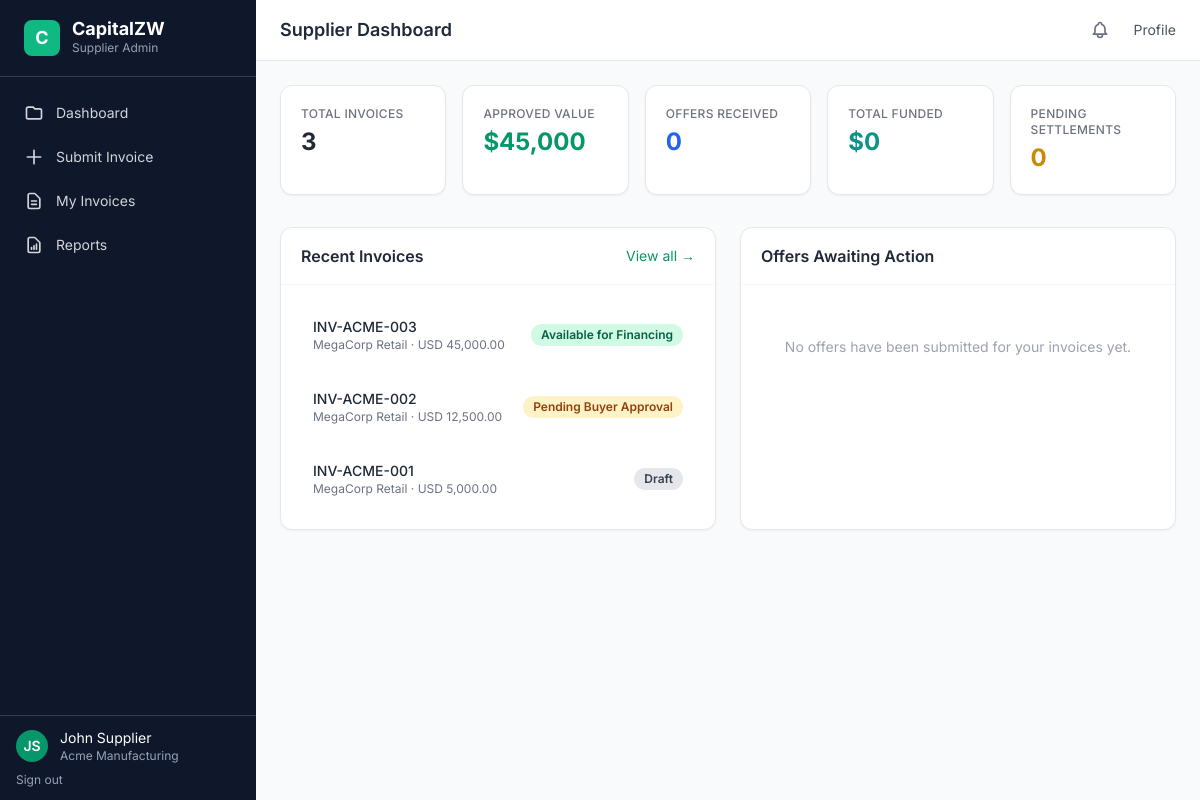
/dashboard/supplier/ (signed in), run on the app's committed database.
### apps/accounts/models.py (models this page shows, shortened)
class User(AbstractBaseUser, PermissionsMixin):
    ROLE_CHOICES = settings.USER_ROLES
    id = models.UUIDField(primary_key=True, default=uuid.uuid4, editable=False)
    organisation = models.ForeignKey(
        'organisations.Organisation', on_delete=models.SET_NULL,
        null=True, blank=True, related_name='users'
    )
    first_name = models.CharField(max_length=150)
    last_name = models.CharField(max_length=150)
    email = models.EmailField(unique=True)
    phone = models.CharField(max_length=20, blank=True)
    role = models.CharField(max_length=30, choices=ROLE_CHOICES, default='supplier_user')
    is_active = models.BooleanField(default=False)
    is_staff = models.BooleanField(default=False)
    is_email_verified = models.BooleanField(default=False)
    last_login_at = models.DateTimeField(null=True, blank=True)
    created_at = models.DateTimeField(auto_now_add=True)
    updated_at = models.DateTimeField(auto_now=True)
    objects = UserManager()
    USERNAME_FIELD = 'email'
    REQUIRED_FIELDS = ['first_name', 'last_name']
    class Meta:
        ordering = ['-created_at']
        verbose_name = 'User'
        verbose_name_plural = 'Users'
    @property
    def full_name(self):
        return f"{self.first_name} {self.last_name}"
    @property
    def is_supplier(self):
        return self.role in settings.SUPPLIER_ROLES

### apps/organisations/models.py (models this page shows, shortened)
class Organisation(models.Model):
    TYPE_CHOICES = [
        ('supplier', 'Supplier'),
        ('buyer', 'Buyer'),
        ('financier', 'Financier'),
        ('platform', 'Platform'),
        ('partner', 'Partner'),
    ]
    STATUS_CHOICES = [
        ('pending', 'Pending'),
        ('approved', 'Approved'),
        ('rejected', 'Rejected'),
        ('suspended', 'Suspended'),
    ]
    RISK_CHOICES = [
        ('low', 'Low'),
        ('medium', 'Medium'),
        ('high', 'High'),
        ('unrated', 'Unrated'),
    ]
    id = models.UUIDField(primary_key=True, default=uuid.uuid4, editable=False)
    name = models.CharField(max_length=255)
    trading_name = models.CharField(max_length=255, blank=True)
    organisation_type = models.CharField(max_length=20, choices=TYPE_CHOICES)
    registration_number = models.CharField(max_length=100, blank=True)
    tax_number = models.CharField(max_length=100, blank=True)
    sector = models.CharField(max_length=100, blank=True)
    country = models.CharField(max_length=100, default='Zimbabwe')
    city = models.CharField(max_length=100, blank=True)
    address = models.TextField(blank=True)
    contact_email = models.EmailField(blank=True)
    contact_phone = models.CharField(max_length=20, blank=True)
    status = models.CharField(max_length=20, choices=STATUS_CHOICES, default='pending')
    risk_rating = models.CharField(max_length=20, choices=RISK_CHOICES, default='unrated')
    created_at = models.DateTimeField(auto_now_add=True)
    updated_at = models.DateTimeField(auto_now=True)
    class Meta:
        ordering = ['name']

### apps/invoices/models.py (models this page shows, shortened)
class Invoice(models.Model):
    STATUS_CHOICES = [
        ('draft', 'Draft'),
        ('submitted', 'Submitted'),
        ('pending_buyer_approval', 'Pending Buyer Approval'),
        ('clarification_requested', 'Clarification Requested'),
        ('approved_by_buyer', 'Approved by Buyer'),
        ('available_for_financing', 'Available for Financing'),
        ('offer_received', 'Offer Received'),
        ('offer_accepted', 'Offer Accepted'),
        ('settlement_pending', 'Settlement Pending'),
        ('settled', 'Settled'),
        ('repayment_pending', 'Repayment Pending'),
        ('repaid', 'Repaid'),
        ('closed', 'Closed'),
        ('rejected', 'Rejected'),
        ('disputed', 'Disputed'),
        ('cancelled', 'Cancelled'),
        ('expired', 'Expired'),
    ]
    CURRENCY_CHOICES = [
        ('USD', 'US Dollar'),
        ('ZWG', 'Zimbabwe Gold'),
        ('ZAR', 'South African Rand'),
        ('GBP', 'British Pound'),
        ('EUR', 'Euro'),
    ]
    RISK_CHOICES = [
        ('low', 'Low'),
        ('medium', 'Medium'),
        ('high', 'High'),
        ('unrated', 'Unrated'),
    ]
    id = models.UUIDField(primary_key=True, default=uuid.uuid4, editable=False)
    invoice_reference = models.CharField(max_length=30, unique=True, editable=False)
    supplier = models.ForeignKey(Organisation, on_delete=models.PROTECT, related_name='supplier_invoices')
    buyer = models.ForeignKey(Organisation, on_delete=models.PROTECT, related_name='buyer_invoices')
    invoice_number = models.CharField(max_length=100)
    purchase_order_number = models.CharField(max_length=100, blank=True)
    grn_number = models.CharField(max_length=100, blank=True)
    currency = models.CharField(max_length=5, choices=CURRENCY_CHOICES, default='USD')
    invoice_amount = models.DecimalField(max_digits=15, decimal_places=2)
    invoice_date = models.DateField()
    due_date = models.DateField()
    description = models.TextField(blank=True)
    status = models.CharField(max_length=30, choices=STATUS_CHOICES, default='draft')
    risk_rating = models.CharField(max_length=20, choices=RISK_CHOICES, default='unrated')
    submitted_by = models.ForeignKey(
        settings.AUTH_USER_MODEL, on_delete=models.SET_NULL,
        null=True, blank=True, related_name='submitted_invoices'
    )
    submitted_at = models.DateTimeField(null=True, blank=True)
    approved_at = models.DateTimeField(null=True, blank=True)
    closed_at = models.DateTimeField(null=True, blank=True)
    created_at = models.DateTimeField(auto_now_add=True)
    updated_at = models.DateTimeField(auto_now=True)
    class Meta:
        ordering = ['-created_at']
        unique_together = ['supplier', 'buyer', 'invoice_number']

### apps/dashboard/views.py (the view)
# urls.py: path('supplier/', views.supplier_dashboard, name='supplier'),
@login_required
def supplier_dashboard(request):
    org = request.user.organisation
    if not org:
        return render(request, 'supplier/dashboard.html', {'no_org': True})
    invoices = Invoice.objects.filter(supplier=org)
    total_invoices = invoices.count()
    approved_value = invoices.filter(
        status__in=['available_for_financing', 'offer_received', 'offer_accepted', 'settlement_pending', 'settled', 'repaid']
    ).aggregate(total=Sum('invoice_amount'))['total'] or 0
    offers_count = FinancingOffer.objects.filter(invoice__supplier=org, status='submitted').count()
    funded = invoices.filter(status__in=['settled', 'repaid']).aggregate(total=Sum('invoice_amount'))['total'] or 0
    pending_settlements = invoices.filter(status='settlement_pending').count()
    recent_invoices = invoices[:5]
    pending_offers = FinancingOffer.objects.filter(
        invoice__supplier=org, status='submitted'
    ).select_related('invoice', 'financier')[:5]
    return render(request, 'supplier/dashboard.html', {
        'total_invoices': total_invoices,
        'approved_value': approved_value,
        'offers_count': offers_count,
        'funded': funded,
        'pending_settlements': pending_settlements,
        'recent_invoices': recent_invoices,
        'pending_offers': pending_offers,
    })

### templates/supplier/dashboard.html (shortened to what this page needs)
{% extends "portal_base.html" %}
{% load humanize %}
{% block page_title %}Supplier Dashboard{% endblock %}
{% block content %}
{% if no_org %}
<div class="text-center py-16"><p class="text-gray-500">No organisation linked to your account.</p></div>
{% else %}
<div class="grid grid-cols-1 md:grid-cols-2 lg:grid-cols-5 gap-4 mb-8">
    <div class="kpi-card bg-white rounded-xl p-5 border border-gray-200 shadow-sm">
        <p class="text-xs font-medium text-gray-500 uppercase tracking-wide">Total Invoices</p>
        <p class="text-2xl font-bold text-gray-800 mt-1">{{ total_invoices }}</p>
    </div>
    <div class="kpi-card bg-white rounded-xl p-5 border border-gray-200 shadow-sm">
        <p class="text-xs font-medium text-gray-500 uppercase tracking-wide">Approved Value</p>
        <p class="text-2xl font-bold text-emerald-600 mt-1">${{ approved_value|intcomma }}</p>
    </div>
    <div class="kpi-card bg-white rounded-xl p-5 border border-gray-200 shadow-sm">
        <p class="text-xs font-medium text-gray-500 uppercase tracking-wide">Offers Received</p>
        <p class="text-2xl font-bold text-blue-600 mt-1">{{ offers_count }}</p>
    </div>
    <div class="kpi-card bg-white rounded-xl p-5 border border-gray-200 shadow-sm">
        <p class="text-xs font-medium text-gray-500 uppercase tracking-wide">Total Funded</p>
        <p class="text-2xl font-bold text-teal-600 mt-1">${{ funded|intcomma }}</p>
    </div>
    <div class="kpi-card bg-white rounded-xl p-5 border border-gray-200 shadow-sm">
        <p class="text-xs font-medium text-gray-500 uppercase tracking-wide">Pending Settlements</p>
        <p class="text-2xl font-bold text-yellow-600 mt-1">{{ pending_settlements }}</p>
    </div>
</div>
<div class="grid grid-cols-1 lg:grid-cols-2 gap-6">
    <div class="bg-white rounded-xl border border-gray-200 shadow-sm">
        <div class="px-5 py-4 border-b border-gray-100 flex justify-between items-center">
            <h3 class="font-semibold text-gray-800">Recent Invoices</h3>
            <a href="{% url 'invoices:supplier_list' %}" class="text-sm text-emerald-600 hover:text-emerald-700">View all →</a>
        </div>
        <div class="p-5">
            {% if recent_invoices %}
            <div class="space-y-3">
                {% for inv in recent_invoices %}
                <a href="{% url 'invoices:detail' inv.id %}" class="flex items-center justify-between p-3 rounded-lg hover:bg-gray-50 transition-colors">
                    <div>
                        <p class="text-sm font-medium text-gray-800">{{ inv.invoice_reference }}</p>
                        <p class="text-xs text-gray-500">{{ inv.buyer.name }} · {{ inv.currency }} {{ inv.invoice_amount|intcomma }}</p>
                    </div>
                    <span class="status-badge status-{{ inv.status }}">{{ inv.get_status_display }}</span>
                </a>
                {% endfor %}
            </div>
            {% else %}
            <div class="text-center py-8">
                <p class="text-gray-400 text-sm">No invoices submitted yet.</p>
                <a href="{% url 'invoices:create' %}" class="mt-2 inline-block text-sm text-emerald-600 hover:text-emerald-700 font-medium">Submit your first invoice →</a>
            </div>
            {% endif %}
        </div>
    </div>
    <div class="bg-white rounded-xl border border-gray-200 shadow-sm">
        <div class="px-5 py-4 border-b border-gray-100">
            <h3 class="font-semibold text-gray-800">Offers Awaiting Action</h3>
        </div>
        <div class="p-5">
            {% if pending_offers %}
            <div class="space-y-3">
                {% for offer in pending_offers %}
                <a href="{% url 'invoices:supplier_offers' offer.invoice.id %}" class="flex items-center justify-between p-3 rounded-lg hover:bg-gray-50 transition-colors">
                    <div>
                        <p class="text-sm font-medium text-gray-800">{{ offer.invoice.invoice_reference }}</p>
                        <p class="text-xs text-gray-500">{{ offer.financier.name }} · {{ offer.discount_rate }}% · Net: ${{ offer.net_disbursement|intcomma }}</p>
                    </div>
                    <span class="status-badge status-submitted">Review</span>
                </a>
                {% endfor %}
            </div>
            {% else %}
            <div class="text-center py-8">
                <p class="text-gray-400 text-sm">No offers have been submitted for your invoices yet.</p>
            </div>
            {% endif %}
        </div>
    </div>
</div>
{% endif %}
{% endblock %}

### templates/portal_base.html (shortened to what this page needs)
{% extends "base.html" %}
{% load humanize %}
{% block body %}
<div class="flex h-screen overflow-hidden">
    <aside id="sidebar" class="w-64 bg-slate-900 text-gray-300 flex flex-col flex-shrink-0 transition-transform duration-300 lg:translate-x-0 -translate-x-full fixed lg:static inset-y-0 left-0 z-30">
        <div class="flex items-center gap-3 px-6 py-5 border-b border-slate-700">
            <div class="w-9 h-9 bg-emerald-500 rounded-lg flex items-center justify-center">
                <span class="text-white font-bold text-lg">C</span>
            </div>
            <div>
                <h1 class="text-white font-bold text-lg leading-none">CapitalZW</h1>
                <p class="text-xs text-slate-400 mt-0.5">{{ request.user.get_role_display }}</p>
            </div>
        </div>
        <nav class="flex-1 px-3 py-4 space-y-1 overflow-y-auto">
            {% block sidebar_nav %}
            {% if request.user.is_supplier %}
            <a href="{% url 'dashboard:supplier' %}" class="sidebar-link flex items-center gap-3 px-3 py-2.5 rounded-lg text-sm">
                <svg class="w-5 h-5" fill="none" stroke="currentColor" viewBox="0 0 24 24"><path stroke-linecap="round" stroke-linejoin="round" stroke-width="2" d="M3 7v10a2 2 0 002 2h14a2 2 0 002-2V9a2 2 0 00-2-2h-6l-2-2H5a2 2 0 00-2 2z"/></svg>
                Dashboard
            </a>
            <a href="{% url 'invoices:create' %}" class="sidebar-link flex items-center gap-3 px-3 py-2.5 rounded-lg text-sm">
                <svg class="w-5 h-5" fill="none" stroke="currentColor" viewBox="0 0 24 24"><path stroke-linecap="round" stroke-linejoin="round" stroke-width="2" d="M12 4v16m8-8H4"/></svg>
                Submit Invoice
            </a>
            <a href="{% url 'invoices:supplier_list' %}" class="sidebar-link flex items-center gap-3 px-3 py-2.5 rounded-lg text-sm">
                <svg class="w-5 h-5" fill="none" stroke="currentColor" viewBox="0 0 24 24"><path stroke-linecap="round" stroke-linejoin="round" stroke-width="2" d="M9 12h6m-6 4h6m2 5H7a2 2 0 01-2-2V5a2 2 0 012-2h5.586a1 1 0 01.707.293l5.414 5.414a1 1 0 01.293.707V19a2 2 0 01-2 2z"/></svg>
                My Invoices
            </a>
            <a href="{% url 'reports:invoices' %}" class="sidebar-link flex items-center gap-3 px-3 py-2.5 rounded-lg text-sm">
                <svg class="w-5 h-5" fill="none" stroke="currentColor" viewBox="0 0 24 24"><path stroke-linecap="round" stroke-linejoin="round" stroke-width="2" d="M9 17v-2m3 2v-4m3 4v-6m2 10H7a2 2 0 01-2-2V5a2 2 0 012-2h5.586a1 1 0 01.707.293l5.414 5.414a1 1 0 01.293.707V19a2 2 0 01-2 2z"/></svg>
                Reports
            </a>
            {% elif request.user.is_compliance %}
            <a href="{% url 'dashboard:compliance' %}" class="sidebar-link flex items-center gap-3 px-3 py-2.5 rounded-lg text-sm">Dashboard</a>
            <a href="{% url 'audit:list' %}" class="sidebar-link flex items-center gap-3 px-3 py-2.5 rounded-lg text-sm">Audit Logs</a>
            {% endif %}
            {% endblock %}
        </nav>
        <div class="px-4 py-3 border-t border-slate-700">
            <div class="flex items-center gap-3">
                <div class="w-8 h-8 bg-emerald-600 rounded-full flex items-center justify-center text-white text-sm font-semibold">
                    {{ request.user.first_name.0 }}{{ request.user.last_name.0 }}
                </div>
                <div class="flex-1 min-w-0">
                    <p class="text-sm text-white truncate">{{ request.user.full_name }}</p>
                    <p class="text-xs text-slate-400 truncate">{{ request.user.organisation.name|default:"No org" }}</p>
                </div>
            </div>
            <a href="{% url 'accounts:logout' %}" class="mt-2 block text-xs text-slate-400 hover:text-red-400 transition-colors">Sign out</a>
        </div>
    </aside>
    <div class="flex-1 flex flex-col overflow-hidden">
        <header class="bg-white border-b border-gray-200 px-6 py-3 flex items-center justify-between flex-shrink-0">
            <div class="flex items-center gap-4">
                <h2 class="text-lg font-semibold text-gray-800">{% block page_title %}Dashboard{% endblock %}</h2>
            </div>
            <div class="flex items-center gap-4">
                <a href="{% url 'notifications:list' %}" class="relative p-2 rounded-lg hover:bg-gray-100 transition-colors">
                </a>
                <a href="{% url 'accounts:profile' %}" class="text-sm text-gray-600 hover:text-emerald-600 transition-colors">Profile</a>
            </div>
        </header>
        <main class="flex-1 overflow-y-auto p-6">
            {% block content %}{% endblock %}
        </main>
    </div>
</div>
{% endblock %}

### data on the page
User: user.role "Supplier Admin", user.first_name.0 "J", user.last_name.0 "S", user.full_name "John Supplier", user.organisation.name "Acme Manufacturing"
Invoice: invoice_reference "INV-ACME-003", buyer.name "MegaCorp Retail", currency "USD", invoice_amount "45,000.00", status "Available for Financing"
Invoice: invoice_reference "INV-ACME-002", buyer.name "MegaCorp Retail", currency "USD", invoice_amount "12,500.00", status "Pending Buyer Approval"
Invoice: invoice_reference "INV-ACME-001", buyer.name "MegaCorp Retail", currency "USD", invoice_amount "5,000.00", status "Draft"

### other printed values
{{ total_invoices }} "3"
{{ approved_value|intcomma }} "45,000"
{{ offers_count }} "0"
{{ funded|intcomma }} "0"
{{ pending_settlements }} "0"
